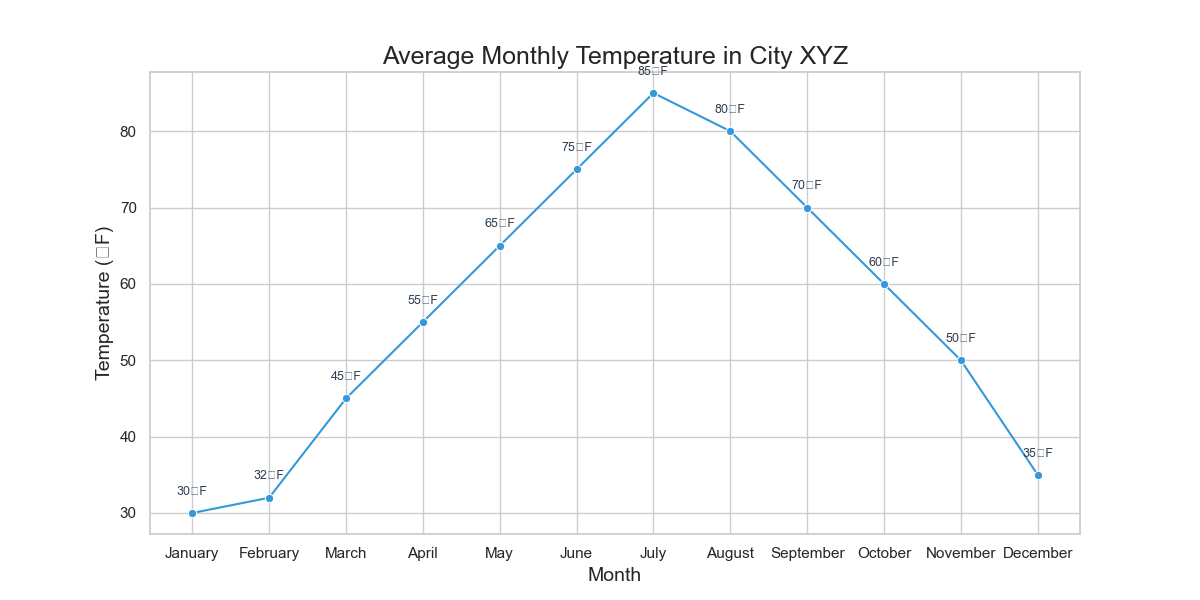

This figure's Python source:

import pandas as pd
import seaborn as sns
import matplotlib.pyplot as plt

data = {
    'Month': ['January', 'February', 'March', 'April', 'May', 'June', 'July', 'August',
              'September', 'October', 'November', 'December'],
    'Temperature': [30, 32, 45, 55, 65, 75, 85, 80, 70, 60, 50, 35]
}

df = pd.DataFrame(data)

month_order = ['January', 'February', 'March', 'April', 'May', 'June',
               'July', 'August', 'September', 'October', 'November', 'December']
df['Month'] = pd.Categorical(df['Month'], categories=month_order, ordered=True)

plt.figure(figsize=(12, 6))

lineplot = sns.lineplot(x='Month', y='Temperature', data=df, color="#3498db", marker='o')

for i in range(df.shape[0]):
    plt.text(df['Month'][i], df['Temperature'][i] + 2, f"{df['Temperature'][i]}°F", 
             ha='center', va='bottom', fontsize=9, color='#2c3e50')

plt.title('Average Monthly Temperature in City XYZ', fontsize=18)
plt.xlabel('Month', fontsize=14)
plt.ylabel('Temperature (°F)', fontsize=14)

plt.show()
